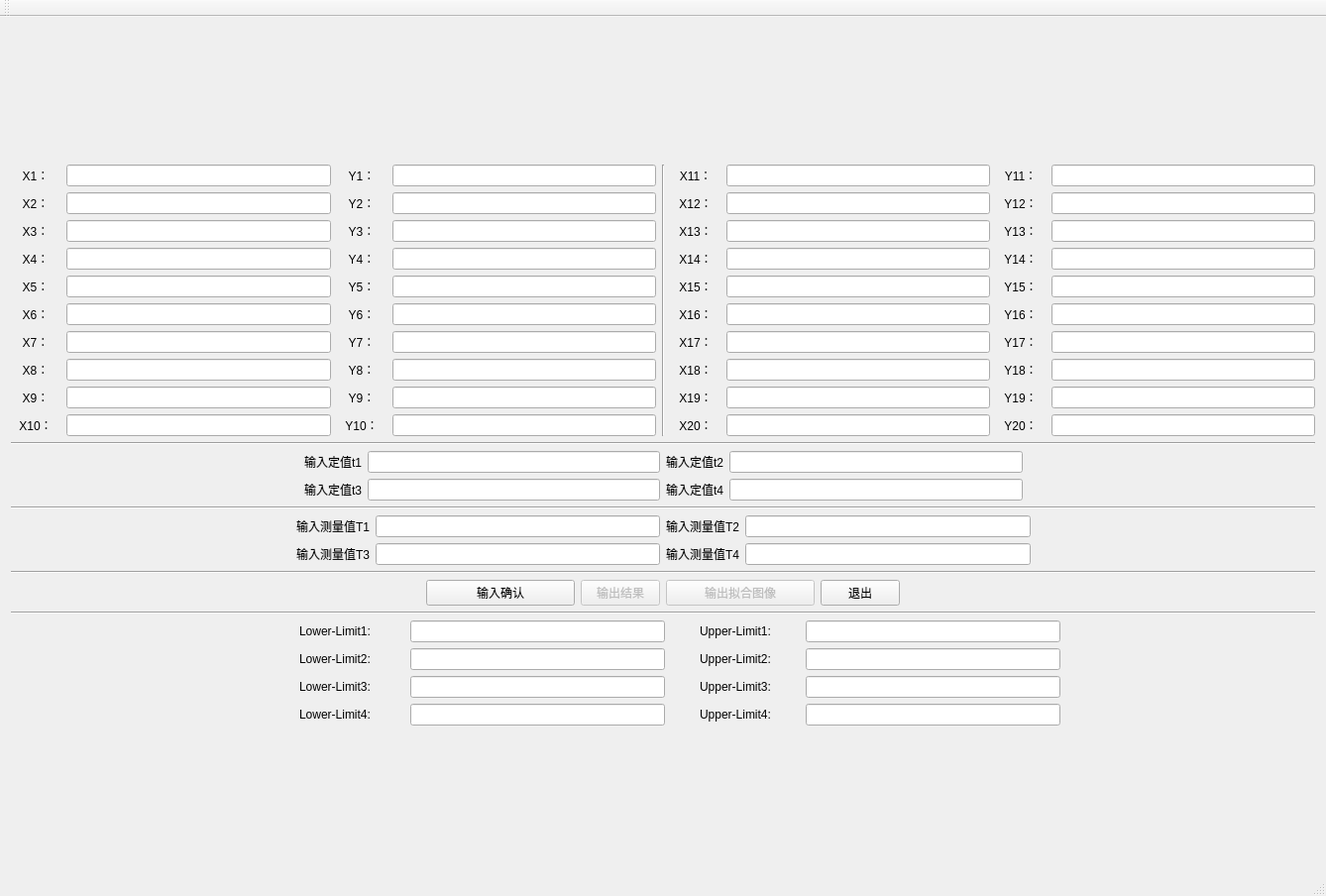
<?xml version="1.0" encoding="UTF-8"?>
<ui version="4.0">
 <class>QuickCalculateClass</class>
 <widget class="QMainWindow" name="QuickCalculateClass">
  <property name="geometry">
   <rect>
    <x>0</x>
    <y>0</y>
    <width>1338</width>
    <height>904</height>
   </rect>
  </property>
  <property name="sizePolicy">
   <sizepolicy hsizetype="Fixed" vsizetype="Fixed">
    <horstretch>0</horstretch>
    <verstretch>0</verstretch>
   </sizepolicy>
  </property>
  <property name="windowTitle">
   <string>QuickCalculate</string>
  </property>
  <widget class="QWidget" name="centralWidget">
   <layout class="QGridLayout" name="gridLayout">
    <item row="0" column="0">
     <layout class="QVBoxLayout" name="verticalLayout_6">
      <item>
       <layout class="QHBoxLayout" name="horizontalLayout_21">
        <item>
         <layout class="QVBoxLayout" name="verticalLayout">
          <item>
           <layout class="QHBoxLayout" name="horizontalLayout">
            <item>
             <widget class="QLabel" name="label_X1">
              <property name="minimumSize">
               <size>
                <width>50</width>
                <height>0</height>
               </size>
              </property>
              <property name="text">
               <string>X1：</string>
              </property>
              <property name="alignment">
               <set>Qt::AlignCenter</set>
              </property>
             </widget>
            </item>
            <item>
             <widget class="QLineEdit" name="lineEdit_X1"/>
            </item>
            <item>
             <widget class="QLabel" name="label_Y1">
              <property name="minimumSize">
               <size>
                <width>50</width>
                <height>0</height>
               </size>
              </property>
              <property name="text">
               <string>Y1：</string>
              </property>
              <property name="alignment">
               <set>Qt::AlignCenter</set>
              </property>
             </widget>
            </item>
            <item>
             <widget class="QLineEdit" name="lineEdit_Y1"/>
            </item>
           </layout>
          </item>
          <item>
           <layout class="QHBoxLayout" name="horizontalLayout_2">
            <item>
             <widget class="QLabel" name="label_5">
              <property name="minimumSize">
               <size>
                <width>50</width>
                <height>0</height>
               </size>
              </property>
              <property name="text">
               <string>X2：</string>
              </property>
              <property name="alignment">
               <set>Qt::AlignCenter</set>
              </property>
             </widget>
            </item>
            <item>
             <widget class="QLineEdit" name="lineEdit_X2"/>
            </item>
            <item>
             <widget class="QLabel" name="label_6">
              <property name="minimumSize">
               <size>
                <width>50</width>
                <height>0</height>
               </size>
              </property>
              <property name="text">
               <string>Y2：</string>
              </property>
              <property name="alignment">
               <set>Qt::AlignCenter</set>
              </property>
             </widget>
            </item>
            <item>
             <widget class="QLineEdit" name="lineEdit_Y2"/>
            </item>
           </layout>
          </item>
          <item>
           <layout class="QHBoxLayout" name="horizontalLayout_3">
            <item>
             <widget class="QLabel" name="label_7">
              <property name="minimumSize">
               <size>
                <width>50</width>
                <height>0</height>
               </size>
              </property>
              <property name="text">
               <string>X3：</string>
              </property>
              <property name="alignment">
               <set>Qt::AlignCenter</set>
              </property>
             </widget>
            </item>
            <item>
             <widget class="QLineEdit" name="lineEdit_X3"/>
            </item>
            <item>
             <widget class="QLabel" name="label_8">
              <property name="minimumSize">
               <size>
                <width>50</width>
                <height>0</height>
               </size>
              </property>
              <property name="text">
               <string>Y3：</string>
              </property>
              <property name="alignment">
               <set>Qt::AlignCenter</set>
              </property>
             </widget>
            </item>
            <item>
             <widget class="QLineEdit" name="lineEdit_Y3"/>
            </item>
           </layout>
          </item>
          <item>
           <layout class="QHBoxLayout" name="horizontalLayout_4">
            <item>
             <widget class="QLabel" name="label_9">
              <property name="minimumSize">
               <size>
                <width>50</width>
                <height>0</height>
               </size>
              </property>
              <property name="text">
               <string>X4：</string>
              </property>
              <property name="alignment">
               <set>Qt::AlignCenter</set>
              </property>
             </widget>
            </item>
            <item>
             <widget class="QLineEdit" name="lineEdit_X4"/>
            </item>
            <item>
             <widget class="QLabel" name="label_10">
              <property name="minimumSize">
               <size>
                <width>50</width>
                <height>0</height>
               </size>
              </property>
              <property name="text">
               <string>Y4：</string>
              </property>
              <property name="alignment">
               <set>Qt::AlignCenter</set>
              </property>
             </widget>
            </item>
            <item>
             <widget class="QLineEdit" name="lineEdit_Y4"/>
            </item>
           </layout>
          </item>
          <item>
           <layout class="QHBoxLayout" name="horizontalLayout_10">
            <item>
             <widget class="QLabel" name="label_11">
              <property name="minimumSize">
               <size>
                <width>50</width>
                <height>0</height>
               </size>
              </property>
              <property name="text">
               <string>X5：</string>
              </property>
              <property name="alignment">
               <set>Qt::AlignCenter</set>
              </property>
             </widget>
            </item>
            <item>
             <widget class="QLineEdit" name="lineEdit_X5"/>
            </item>
            <item>
             <widget class="QLabel" name="label_12">
              <property name="minimumSize">
               <size>
                <width>50</width>
                <height>0</height>
               </size>
              </property>
              <property name="text">
               <string>Y5：</string>
              </property>
              <property name="alignment">
               <set>Qt::AlignCenter</set>
              </property>
             </widget>
            </item>
            <item>
             <widget class="QLineEdit" name="lineEdit_Y5"/>
            </item>
           </layout>
          </item>
          <item>
           <layout class="QHBoxLayout" name="horizontalLayout_9">
            <item>
             <widget class="QLabel" name="label_13">
              <property name="minimumSize">
               <size>
                <width>50</width>
                <height>0</height>
               </size>
              </property>
              <property name="text">
               <string>X6：</string>
              </property>
              <property name="alignment">
               <set>Qt::AlignCenter</set>
              </property>
             </widget>
            </item>
            <item>
             <widget class="QLineEdit" name="lineEdit_X6"/>
            </item>
            <item>
             <widget class="QLabel" name="label_14">
              <property name="minimumSize">
               <size>
                <width>50</width>
                <height>0</height>
               </size>
              </property>
              <property name="text">
               <string>Y6：</string>
              </property>
              <property name="alignment">
               <set>Qt::AlignCenter</set>
              </property>
             </widget>
            </item>
            <item>
             <widget class="QLineEdit" name="lineEdit_Y6"/>
            </item>
           </layout>
          </item>
          <item>
           <layout class="QHBoxLayout" name="horizontalLayout_8">
            <item>
             <widget class="QLabel" name="label_15">
              <property name="minimumSize">
               <size>
                <width>50</width>
                <height>0</height>
               </size>
              </property>
              <property name="text">
               <string>X7：</string>
              </property>
              <property name="alignment">
               <set>Qt::AlignCenter</set>
              </property>
             </widget>
            </item>
            <item>
             <widget class="QLineEdit" name="lineEdit_X7"/>
            </item>
            <item>
             <widget class="QLabel" name="label_16">
              <property name="minimumSize">
               <size>
                <width>50</width>
                <height>0</height>
               </size>
              </property>
              <property name="text">
               <string>Y7：</string>
              </property>
              <property name="alignment">
               <set>Qt::AlignCenter</set>
              </property>
             </widget>
            </item>
            <item>
             <widget class="QLineEdit" name="lineEdit_Y7"/>
            </item>
           </layout>
          </item>
          <item>
           <layout class="QHBoxLayout" name="horizontalLayout_7">
            <item>
             <widget class="QLabel" name="label_17">
              <property name="minimumSize">
               <size>
                <width>50</width>
                <height>0</height>
               </size>
              </property>
              <property name="text">
               <string>X8：</string>
              </property>
              <property name="alignment">
               <set>Qt::AlignCenter</set>
              </property>
             </widget>
            </item>
            <item>
             <widget class="QLineEdit" name="lineEdit_X8"/>
            </item>
            <item>
             <widget class="QLabel" name="label_18">
              <property name="minimumSize">
               <size>
                <width>50</width>
                <height>0</height>
               </size>
              </property>
              <property name="text">
               <string>Y8：</string>
              </property>
              <property name="alignment">
               <set>Qt::AlignCenter</set>
              </property>
             </widget>
            </item>
            <item>
             <widget class="QLineEdit" name="lineEdit_Y8"/>
            </item>
           </layout>
          </item>
          <item>
           <layout class="QHBoxLayout" name="horizontalLayout_6">
            <item>
             <widget class="QLabel" name="label_19">
              <property name="minimumSize">
               <size>
                <width>50</width>
                <height>0</height>
               </size>
              </property>
              <property name="text">
               <string>X9：</string>
              </property>
              <property name="alignment">
               <set>Qt::AlignCenter</set>
              </property>
             </widget>
            </item>
            <item>
             <widget class="QLineEdit" name="lineEdit_X9"/>
            </item>
            <item>
             <widget class="QLabel" name="label_20">
              <property name="minimumSize">
               <size>
                <width>50</width>
                <height>0</height>
               </size>
              </property>
              <property name="text">
               <string>Y9：</string>
              </property>
              <property name="alignment">
               <set>Qt::AlignCenter</set>
              </property>
             </widget>
            </item>
            <item>
             <widget class="QLineEdit" name="lineEdit_Y9"/>
            </item>
           </layout>
          </item>
          <item>
           <layout class="QHBoxLayout" name="horizontalLayout_5">
            <item>
             <widget class="QLabel" name="label_21">
              <property name="minimumSize">
               <size>
                <width>50</width>
                <height>0</height>
               </size>
              </property>
              <property name="text">
               <string>X10：</string>
              </property>
              <property name="alignment">
               <set>Qt::AlignCenter</set>
              </property>
             </widget>
            </item>
            <item>
             <widget class="QLineEdit" name="lineEdit_X10"/>
            </item>
            <item>
             <widget class="QLabel" name="label_22">
              <property name="minimumSize">
               <size>
                <width>50</width>
                <height>0</height>
               </size>
              </property>
              <property name="text">
               <string>Y10：</string>
              </property>
              <property name="alignment">
               <set>Qt::AlignCenter</set>
              </property>
             </widget>
            </item>
            <item>
             <widget class="QLineEdit" name="lineEdit_Y10"/>
            </item>
           </layout>
          </item>
         </layout>
        </item>
        <item>
         <widget class="Line" name="line">
          <property name="orientation">
           <enum>Qt::Vertical</enum>
          </property>
         </widget>
        </item>
        <item>
         <layout class="QVBoxLayout" name="verticalLayout_2">
          <item>
           <layout class="QHBoxLayout" name="horizontalLayout_20">
            <item>
             <widget class="QLabel" name="label_23">
              <property name="minimumSize">
               <size>
                <width>50</width>
                <height>0</height>
               </size>
              </property>
              <property name="text">
               <string>X11：</string>
              </property>
              <property name="alignment">
               <set>Qt::AlignCenter</set>
              </property>
             </widget>
            </item>
            <item>
             <widget class="QLineEdit" name="lineEdit_X11"/>
            </item>
            <item>
             <widget class="QLabel" name="label_24">
              <property name="minimumSize">
               <size>
                <width>50</width>
                <height>0</height>
               </size>
              </property>
              <property name="text">
               <string>Y11：</string>
              </property>
              <property name="alignment">
               <set>Qt::AlignCenter</set>
              </property>
             </widget>
            </item>
            <item>
             <widget class="QLineEdit" name="lineEdit_Y11"/>
            </item>
           </layout>
          </item>
          <item>
           <layout class="QHBoxLayout" name="horizontalLayout_19">
            <item>
             <widget class="QLabel" name="label_25">
              <property name="minimumSize">
               <size>
                <width>50</width>
                <height>0</height>
               </size>
              </property>
              <property name="text">
               <string>X12：</string>
              </property>
              <property name="alignment">
               <set>Qt::AlignCenter</set>
              </property>
             </widget>
            </item>
            <item>
             <widget class="QLineEdit" name="lineEdit_X12"/>
            </item>
            <item>
             <widget class="QLabel" name="label_26">
              <property name="minimumSize">
               <size>
                <width>50</width>
                <height>0</height>
               </size>
              </property>
              <property name="text">
               <string>Y12：</string>
              </property>
              <property name="alignment">
               <set>Qt::AlignCenter</set>
              </property>
             </widget>
            </item>
            <item>
             <widget class="QLineEdit" name="lineEdit_Y12"/>
            </item>
           </layout>
          </item>
          <item>
           <layout class="QHBoxLayout" name="horizontalLayout_18">
            <item>
             <widget class="QLabel" name="label_31">
              <property name="minimumSize">
               <size>
                <width>50</width>
                <height>0</height>
               </size>
              </property>
              <property name="text">
               <string>X13：</string>
              </property>
              <property name="alignment">
               <set>Qt::AlignCenter</set>
              </property>
             </widget>
            </item>
            <item>
             <widget class="QLineEdit" name="lineEdit_X13"/>
            </item>
            <item>
             <widget class="QLabel" name="label_32">
              <property name="minimumSize">
               <size>
                <width>50</width>
                <height>0</height>
               </size>
              </property>
              <property name="text">
               <string>Y13：</string>
              </property>
              <property name="alignment">
               <set>Qt::AlignCenter</set>
              </property>
             </widget>
            </item>
            <item>
             <widget class="QLineEdit" name="lineEdit_Y13"/>
            </item>
           </layout>
          </item>
          <item>
           <layout class="QHBoxLayout" name="horizontalLayout_17">
            <item>
             <widget class="QLabel" name="label_29">
              <property name="minimumSize">
               <size>
                <width>50</width>
                <height>0</height>
               </size>
              </property>
              <property name="text">
               <string>X14：</string>
              </property>
              <property name="alignment">
               <set>Qt::AlignCenter</set>
              </property>
             </widget>
            </item>
            <item>
             <widget class="QLineEdit" name="lineEdit_X14"/>
            </item>
            <item>
             <widget class="QLabel" name="label_30">
              <property name="minimumSize">
               <size>
                <width>50</width>
                <height>0</height>
               </size>
              </property>
              <property name="text">
               <string>Y14：</string>
              </property>
              <property name="alignment">
               <set>Qt::AlignCenter</set>
              </property>
             </widget>
            </item>
            <item>
             <widget class="QLineEdit" name="lineEdit_Y14"/>
            </item>
           </layout>
          </item>
          <item>
           <layout class="QHBoxLayout" name="horizontalLayout_16">
            <item>
             <widget class="QLabel" name="label_27">
              <property name="minimumSize">
               <size>
                <width>50</width>
                <height>0</height>
               </size>
              </property>
              <property name="text">
               <string>X15：</string>
              </property>
              <property name="alignment">
               <set>Qt::AlignCenter</set>
              </property>
             </widget>
            </item>
            <item>
             <widget class="QLineEdit" name="lineEdit_X15"/>
            </item>
            <item>
             <widget class="QLabel" name="label_28">
              <property name="minimumSize">
               <size>
                <width>50</width>
                <height>0</height>
               </size>
              </property>
              <property name="text">
               <string>Y15：</string>
              </property>
              <property name="alignment">
               <set>Qt::AlignCenter</set>
              </property>
             </widget>
            </item>
            <item>
             <widget class="QLineEdit" name="lineEdit_Y15"/>
            </item>
           </layout>
          </item>
          <item>
           <layout class="QHBoxLayout" name="horizontalLayout_15">
            <item>
             <widget class="QLabel" name="label_33">
              <property name="minimumSize">
               <size>
                <width>50</width>
                <height>0</height>
               </size>
              </property>
              <property name="text">
               <string>X16：</string>
              </property>
              <property name="alignment">
               <set>Qt::AlignCenter</set>
              </property>
             </widget>
            </item>
            <item>
             <widget class="QLineEdit" name="lineEdit_X16"/>
            </item>
            <item>
             <widget class="QLabel" name="label_34">
              <property name="minimumSize">
               <size>
                <width>50</width>
                <height>0</height>
               </size>
              </property>
              <property name="text">
               <string>Y16：</string>
              </property>
              <property name="alignment">
               <set>Qt::AlignCenter</set>
              </property>
             </widget>
            </item>
            <item>
             <widget class="QLineEdit" name="lineEdit_Y16"/>
            </item>
           </layout>
          </item>
          <item>
           <layout class="QHBoxLayout" name="horizontalLayout_14">
            <item>
             <widget class="QLabel" name="label_37">
              <property name="minimumSize">
               <size>
                <width>50</width>
                <height>0</height>
               </size>
              </property>
              <property name="text">
               <string>X17：</string>
              </property>
              <property name="alignment">
               <set>Qt::AlignCenter</set>
              </property>
             </widget>
            </item>
            <item>
             <widget class="QLineEdit" name="lineEdit_X17"/>
            </item>
            <item>
             <widget class="QLabel" name="label_38">
              <property name="minimumSize">
               <size>
                <width>50</width>
                <height>0</height>
               </size>
              </property>
              <property name="text">
               <string>Y17：</string>
              </property>
              <property name="alignment">
               <set>Qt::AlignCenter</set>
              </property>
             </widget>
            </item>
            <item>
             <widget class="QLineEdit" name="lineEdit_Y17"/>
            </item>
           </layout>
          </item>
          <item>
           <layout class="QHBoxLayout" name="horizontalLayout_13">
            <item>
             <widget class="QLabel" name="label_35">
              <property name="minimumSize">
               <size>
                <width>50</width>
                <height>0</height>
               </size>
              </property>
              <property name="text">
               <string>X18：</string>
              </property>
              <property name="alignment">
               <set>Qt::AlignCenter</set>
              </property>
             </widget>
            </item>
            <item>
             <widget class="QLineEdit" name="lineEdit_X18"/>
            </item>
            <item>
             <widget class="QLabel" name="label_36">
              <property name="minimumSize">
               <size>
                <width>50</width>
                <height>0</height>
               </size>
              </property>
              <property name="text">
               <string>Y18：</string>
              </property>
              <property name="alignment">
               <set>Qt::AlignCenter</set>
              </property>
             </widget>
            </item>
            <item>
             <widget class="QLineEdit" name="lineEdit_Y18"/>
            </item>
           </layout>
          </item>
          <item>
           <layout class="QHBoxLayout" name="horizontalLayout_12">
            <item>
             <widget class="QLabel" name="label_41">
              <property name="minimumSize">
               <size>
                <width>50</width>
                <height>0</height>
               </size>
              </property>
              <property name="text">
               <string>X19：</string>
              </property>
              <property name="alignment">
               <set>Qt::AlignCenter</set>
              </property>
             </widget>
            </item>
            <item>
             <widget class="QLineEdit" name="lineEdit_X19"/>
            </item>
            <item>
             <widget class="QLabel" name="label_42">
              <property name="minimumSize">
               <size>
                <width>50</width>
                <height>0</height>
               </size>
              </property>
              <property name="text">
               <string>Y19：</string>
              </property>
              <property name="alignment">
               <set>Qt::AlignCenter</set>
              </property>
             </widget>
            </item>
            <item>
             <widget class="QLineEdit" name="lineEdit_Y19"/>
            </item>
           </layout>
          </item>
          <item>
           <layout class="QHBoxLayout" name="horizontalLayout_11">
            <item>
             <widget class="QLabel" name="label_39">
              <property name="minimumSize">
               <size>
                <width>50</width>
                <height>0</height>
               </size>
              </property>
              <property name="text">
               <string>X20：</string>
              </property>
              <property name="alignment">
               <set>Qt::AlignCenter</set>
              </property>
             </widget>
            </item>
            <item>
             <widget class="QLineEdit" name="lineEdit_X20"/>
            </item>
            <item>
             <widget class="QLabel" name="label_40">
              <property name="minimumSize">
               <size>
                <width>50</width>
                <height>0</height>
               </size>
              </property>
              <property name="text">
               <string>Y20：</string>
              </property>
              <property name="alignment">
               <set>Qt::AlignCenter</set>
              </property>
             </widget>
            </item>
            <item>
             <widget class="QLineEdit" name="lineEdit_Y20"/>
            </item>
           </layout>
          </item>
         </layout>
        </item>
       </layout>
      </item>
      <item>
       <widget class="Line" name="line_4">
        <property name="orientation">
         <enum>Qt::Horizontal</enum>
        </property>
       </widget>
      </item>
      <item>
       <layout class="QVBoxLayout" name="verticalLayout_3">
        <item>
         <layout class="QHBoxLayout" name="horizontalLayout_22">
          <item>
           <spacer name="horizontalSpacer_4">
            <property name="orientation">
             <enum>Qt::Horizontal</enum>
            </property>
            <property name="sizeHint" stdset="0">
             <size>
              <width>40</width>
              <height>20</height>
             </size>
            </property>
           </spacer>
          </item>
          <item>
           <widget class="QLabel" name="label">
            <property name="text">
             <string>输入定值t1</string>
            </property>
           </widget>
          </item>
          <item>
           <widget class="QLineEdit" name="lineEdit_TestValue1"/>
          </item>
          <item>
           <widget class="QLabel" name="label_2">
            <property name="text">
             <string>输入定值t2</string>
            </property>
           </widget>
          </item>
          <item>
           <widget class="QLineEdit" name="lineEdit_TestValue2"/>
          </item>
          <item>
           <spacer name="horizontalSpacer_8">
            <property name="orientation">
             <enum>Qt::Horizontal</enum>
            </property>
            <property name="sizeHint" stdset="0">
             <size>
              <width>40</width>
              <height>20</height>
             </size>
            </property>
           </spacer>
          </item>
         </layout>
        </item>
        <item>
         <layout class="QHBoxLayout" name="horizontalLayout_23">
          <item>
           <spacer name="horizontalSpacer_6">
            <property name="orientation">
             <enum>Qt::Horizontal</enum>
            </property>
            <property name="sizeHint" stdset="0">
             <size>
              <width>40</width>
              <height>20</height>
             </size>
            </property>
           </spacer>
          </item>
          <item>
           <widget class="QLabel" name="label_3">
            <property name="text">
             <string>输入定值t3</string>
            </property>
           </widget>
          </item>
          <item>
           <widget class="QLineEdit" name="lineEdit_TestValue3"/>
          </item>
          <item>
           <widget class="QLabel" name="label_4">
            <property name="text">
             <string>输入定值t4</string>
            </property>
           </widget>
          </item>
          <item>
           <widget class="QLineEdit" name="lineEdit_TestValue4"/>
          </item>
          <item>
           <spacer name="horizontalSpacer_9">
            <property name="orientation">
             <enum>Qt::Horizontal</enum>
            </property>
            <property name="sizeHint" stdset="0">
             <size>
              <width>40</width>
              <height>20</height>
             </size>
            </property>
           </spacer>
          </item>
         </layout>
        </item>
       </layout>
      </item>
      <item>
       <widget class="Line" name="line_2">
        <property name="orientation">
         <enum>Qt::Horizontal</enum>
        </property>
       </widget>
      </item>
      <item>
       <layout class="QVBoxLayout" name="verticalLayout_4">
        <item>
         <layout class="QHBoxLayout" name="horizontalLayout_24">
          <item>
           <spacer name="horizontalSpacer_7">
            <property name="orientation">
             <enum>Qt::Horizontal</enum>
            </property>
            <property name="sizeHint" stdset="0">
             <size>
              <width>40</width>
              <height>20</height>
             </size>
            </property>
           </spacer>
          </item>
          <item>
           <widget class="QLabel" name="label_54">
            <property name="text">
             <string>输入测量值T1</string>
            </property>
           </widget>
          </item>
          <item>
           <widget class="QLineEdit" name="lineEdit_TestValueT1"/>
          </item>
          <item>
           <widget class="QLabel" name="label_52">
            <property name="text">
             <string>输入测量值T2</string>
            </property>
           </widget>
          </item>
          <item>
           <widget class="QLineEdit" name="lineEdit_TestValueT2"/>
          </item>
          <item>
           <spacer name="horizontalSpacer_10">
            <property name="orientation">
             <enum>Qt::Horizontal</enum>
            </property>
            <property name="sizeHint" stdset="0">
             <size>
              <width>40</width>
              <height>20</height>
             </size>
            </property>
           </spacer>
          </item>
         </layout>
        </item>
        <item>
         <layout class="QHBoxLayout" name="horizontalLayout_25">
          <item>
           <spacer name="horizontalSpacer_12">
            <property name="orientation">
             <enum>Qt::Horizontal</enum>
            </property>
            <property name="sizeHint" stdset="0">
             <size>
              <width>40</width>
              <height>20</height>
             </size>
            </property>
           </spacer>
          </item>
          <item>
           <widget class="QLabel" name="label_45">
            <property name="text">
             <string>输入测量值T3</string>
            </property>
           </widget>
          </item>
          <item>
           <widget class="QLineEdit" name="lineEdit_TestValueT3"/>
          </item>
          <item>
           <widget class="QLabel" name="label_53">
            <property name="text">
             <string>输入测量值T4</string>
            </property>
           </widget>
          </item>
          <item>
           <widget class="QLineEdit" name="lineEdit_TestValueT4"/>
          </item>
          <item>
           <spacer name="horizontalSpacer_11">
            <property name="orientation">
             <enum>Qt::Horizontal</enum>
            </property>
            <property name="sizeHint" stdset="0">
             <size>
              <width>40</width>
              <height>20</height>
             </size>
            </property>
           </spacer>
          </item>
         </layout>
        </item>
       </layout>
      </item>
      <item>
       <widget class="Line" name="line_5">
        <property name="orientation">
         <enum>Qt::Horizontal</enum>
        </property>
       </widget>
      </item>
      <item>
       <layout class="QHBoxLayout" name="horizontalLayout_30">
        <item>
         <spacer name="horizontalSpacer_2">
          <property name="orientation">
           <enum>Qt::Horizontal</enum>
          </property>
          <property name="sizeHint" stdset="0">
           <size>
            <width>40</width>
            <height>20</height>
           </size>
          </property>
         </spacer>
        </item>
        <item>
         <widget class="QPushButton" name="btnPutNumberOK">
          <property name="minimumSize">
           <size>
            <width>150</width>
            <height>0</height>
           </size>
          </property>
          <property name="text">
           <string>输入确认</string>
          </property>
         </widget>
        </item>
        <item>
         <widget class="QPushButton" name="btnGetResult">
          <property name="enabled">
           <bool>false</bool>
          </property>
          <property name="text">
           <string>输出结果</string>
          </property>
         </widget>
        </item>
        <item>
         <widget class="QPushButton" name="btn_ShowImg">
          <property name="enabled">
           <bool>false</bool>
          </property>
          <property name="minimumSize">
           <size>
            <width>150</width>
            <height>0</height>
           </size>
          </property>
          <property name="text">
           <string>输出拟合图像</string>
          </property>
         </widget>
        </item>
        <item>
         <widget class="QPushButton" name="btnExit">
          <property name="text">
           <string>退出</string>
          </property>
         </widget>
        </item>
        <item>
         <spacer name="horizontalSpacer_5">
          <property name="orientation">
           <enum>Qt::Horizontal</enum>
          </property>
          <property name="sizeHint" stdset="0">
           <size>
            <width>40</width>
            <height>20</height>
           </size>
          </property>
         </spacer>
        </item>
       </layout>
      </item>
      <item>
       <widget class="Line" name="line_3">
        <property name="orientation">
         <enum>Qt::Horizontal</enum>
        </property>
       </widget>
      </item>
      <item>
       <layout class="QVBoxLayout" name="verticalLayout_5">
        <item>
         <layout class="QHBoxLayout" name="horizontalLayout_26">
          <item>
           <spacer name="horizontalSpacer">
            <property name="orientation">
             <enum>Qt::Horizontal</enum>
            </property>
            <property name="sizeHint" stdset="0">
             <size>
              <width>40</width>
              <height>20</height>
             </size>
            </property>
           </spacer>
          </item>
          <item>
           <widget class="QLabel" name="label_43">
            <property name="minimumSize">
             <size>
              <width>140</width>
              <height>0</height>
             </size>
            </property>
            <property name="text">
             <string>Lower-Limit1:</string>
            </property>
            <property name="alignment">
             <set>Qt::AlignCenter</set>
            </property>
           </widget>
          </item>
          <item>
           <widget class="QLineEdit" name="lineEdit_LowerLimit1"/>
          </item>
          <item>
           <widget class="QLabel" name="label_44">
            <property name="minimumSize">
             <size>
              <width>130</width>
              <height>0</height>
             </size>
            </property>
            <property name="text">
             <string>Upper-Limit1:</string>
            </property>
            <property name="alignment">
             <set>Qt::AlignCenter</set>
            </property>
           </widget>
          </item>
          <item>
           <widget class="QLineEdit" name="lineEdit_UpperLimit1"/>
          </item>
          <item>
           <spacer name="horizontalSpacer_3">
            <property name="orientation">
             <enum>Qt::Horizontal</enum>
            </property>
            <property name="sizeHint" stdset="0">
             <size>
              <width>40</width>
              <height>20</height>
             </size>
            </property>
           </spacer>
          </item>
         </layout>
        </item>
        <item>
         <layout class="QHBoxLayout" name="horizontalLayout_27">
          <item>
           <spacer name="horizontalSpacer_13">
            <property name="orientation">
             <enum>Qt::Horizontal</enum>
            </property>
            <property name="sizeHint" stdset="0">
             <size>
              <width>40</width>
              <height>20</height>
             </size>
            </property>
           </spacer>
          </item>
          <item>
           <widget class="QLabel" name="label_46">
            <property name="minimumSize">
             <size>
              <width>140</width>
              <height>0</height>
             </size>
            </property>
            <property name="text">
             <string>Lower-Limit2:</string>
            </property>
            <property name="alignment">
             <set>Qt::AlignCenter</set>
            </property>
           </widget>
          </item>
          <item>
           <widget class="QLineEdit" name="lineEdit_LowerLimit2"/>
          </item>
          <item>
           <widget class="QLabel" name="label_47">
            <property name="minimumSize">
             <size>
              <width>130</width>
              <height>0</height>
             </size>
            </property>
            <property name="text">
             <string>Upper-Limit2:</string>
            </property>
            <property name="alignment">
             <set>Qt::AlignCenter</set>
            </property>
           </widget>
          </item>
          <item>
           <widget class="QLineEdit" name="lineEdit_UpperLimit2"/>
          </item>
          <item>
           <spacer name="horizontalSpacer_14">
            <property name="orientation">
             <enum>Qt::Horizontal</enum>
            </property>
            <property name="sizeHint" stdset="0">
             <size>
              <width>40</width>
              <height>20</height>
             </size>
            </property>
           </spacer>
          </item>
         </layout>
        </item>
        <item>
         <layout class="QHBoxLayout" name="horizontalLayout_28">
          <item>
           <spacer name="horizontalSpacer_15">
            <property name="orientation">
             <enum>Qt::Horizontal</enum>
            </property>
            <property name="sizeHint" stdset="0">
             <size>
              <width>40</width>
              <height>20</height>
             </size>
            </property>
           </spacer>
          </item>
          <item>
           <widget class="QLabel" name="label_48">
            <property name="minimumSize">
             <size>
              <width>140</width>
              <height>0</height>
             </size>
            </property>
            <property name="text">
             <string>Lower-Limit3:</string>
            </property>
            <property name="alignment">
             <set>Qt::AlignCenter</set>
            </property>
           </widget>
          </item>
          <item>
           <widget class="QLineEdit" name="lineEdit_LowerLimit3"/>
          </item>
          <item>
           <widget class="QLabel" name="label_49">
            <property name="minimumSize">
             <size>
              <width>130</width>
              <height>0</height>
             </size>
            </property>
            <property name="text">
             <string>Upper-Limit3:</string>
            </property>
            <property name="alignment">
             <set>Qt::AlignCenter</set>
            </property>
           </widget>
          </item>
          <item>
           <widget class="QLineEdit" name="lineEdit_UpperLimit3"/>
          </item>
          <item>
           <spacer name="horizontalSpacer_16">
            <property name="orientation">
             <enum>Qt::Horizontal</enum>
            </property>
            <property name="sizeHint" stdset="0">
             <size>
              <width>40</width>
              <height>20</height>
             </size>
            </property>
           </spacer>
          </item>
         </layout>
        </item>
        <item>
         <layout class="QHBoxLayout" name="horizontalLayout_29">
          <item>
           <spacer name="horizontalSpacer_17">
            <property name="orientation">
             <enum>Qt::Horizontal</enum>
            </property>
            <property name="sizeHint" stdset="0">
             <size>
              <width>40</width>
              <height>20</height>
             </size>
            </property>
           </spacer>
          </item>
          <item>
           <widget class="QLabel" name="label_50">
            <property name="minimumSize">
             <size>
              <width>140</width>
              <height>0</height>
             </size>
            </property>
            <property name="text">
             <string>Lower-Limit4:</string>
            </property>
            <property name="alignment">
             <set>Qt::AlignCenter</set>
            </property>
           </widget>
          </item>
          <item>
           <widget class="QLineEdit" name="lineEdit_LowerLimit4"/>
          </item>
          <item>
           <widget class="QLabel" name="label_51">
            <property name="minimumSize">
             <size>
              <width>130</width>
              <height>0</height>
             </size>
            </property>
            <property name="text">
             <string>Upper-Limit4:</string>
            </property>
            <property name="alignment">
             <set>Qt::AlignCenter</set>
            </property>
           </widget>
          </item>
          <item>
           <widget class="QLineEdit" name="lineEdit_UpperLimit4"/>
          </item>
          <item>
           <spacer name="horizontalSpacer_18">
            <property name="orientation">
             <enum>Qt::Horizontal</enum>
            </property>
            <property name="sizeHint" stdset="0">
             <size>
              <width>40</width>
              <height>20</height>
             </size>
            </property>
           </spacer>
          </item>
         </layout>
        </item>
       </layout>
      </item>
     </layout>
    </item>
   </layout>
  </widget>
  <widget class="QMenuBar" name="menuBar">
   <property name="geometry">
    <rect>
     <x>0</x>
     <y>0</y>
     <width>1338</width>
     <height>30</height>
    </rect>
   </property>
  </widget>
  <widget class="QToolBar" name="mainToolBar">
   <attribute name="toolBarArea">
    <enum>TopToolBarArea</enum>
   </attribute>
   <attribute name="toolBarBreak">
    <bool>false</bool>
   </attribute>
  </widget>
  <widget class="QStatusBar" name="statusBar"/>
 </widget>
 <layoutdefault spacing="6" margin="11"/>
 <resources>
  <include location="quickcalculate.qrc"/>
 </resources>
 <connections/>
</ui>
